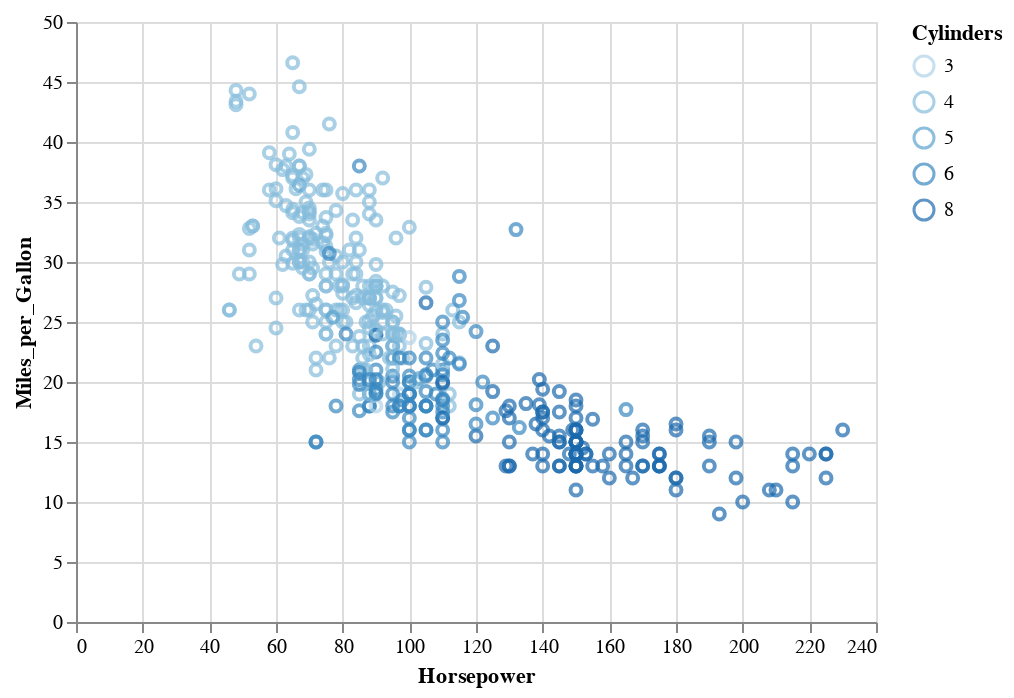

Notebook cell for this chart:
### Code cell
source = data.cars()

# Brush for selection
brush = alt.selection(type='interval')

# Scatter Plot
points = alt.Chart(source).mark_point().encode(
    x='Horsepower:Q',
    y='Miles_per_Gallon:Q',
    color=alt.condition(brush, 'Cylinders:O', alt.value('grey'))
).add_selection(brush)

# Base chart for data tables
ranked_text = alt.Chart(startGamePatternsDict).mark_text().encode(
    y=alt.Y('row_number:O',axis=None)
).transform_window(
    row_number='row_number()'
).transform_filter(
    brush
).transform_window(
    rank='rank(row_number)'
).transform_filter(
    alt.datum.rank<20
)

# Build chart
alt.hconcat(
    points,
).resolve_legend(
    color="independent"
)

### Figure 1 — Vega-Lite specification as saved in the notebook (floating-point values rounded to 4 significant figures; data arrays with more than 128 entries replaced by an {"elided": "..."} marker saying what was removed)
{"config": {"view": {"continuousWidth": 400, "continuousHeight": 300}}, "hconcat": [{"mark": "point", "encoding": {"color": {"condition": {"type": "ordinal", "field": "Cylinders", "selection": "selector007"}, "value": "grey"}, "x": {"type": "quantitative", "field": "Horsepower"}, "y": {"type": "quantitative", "field": "Miles_per_Gallon"}}, "selection": {"selector007": {"type": "interval"}}}], "data": {"name": "data-f02450ab61490a1363517a0190416235"}, "resolve": {"legend": {"color": "independent"}}, "$schema": "https://vega.github.io/schema/vega-lite/v4.8.1.json", "datasets": {"data-f02450ab61490a1363517a0190416235": {"elided": "406 records"}}}
